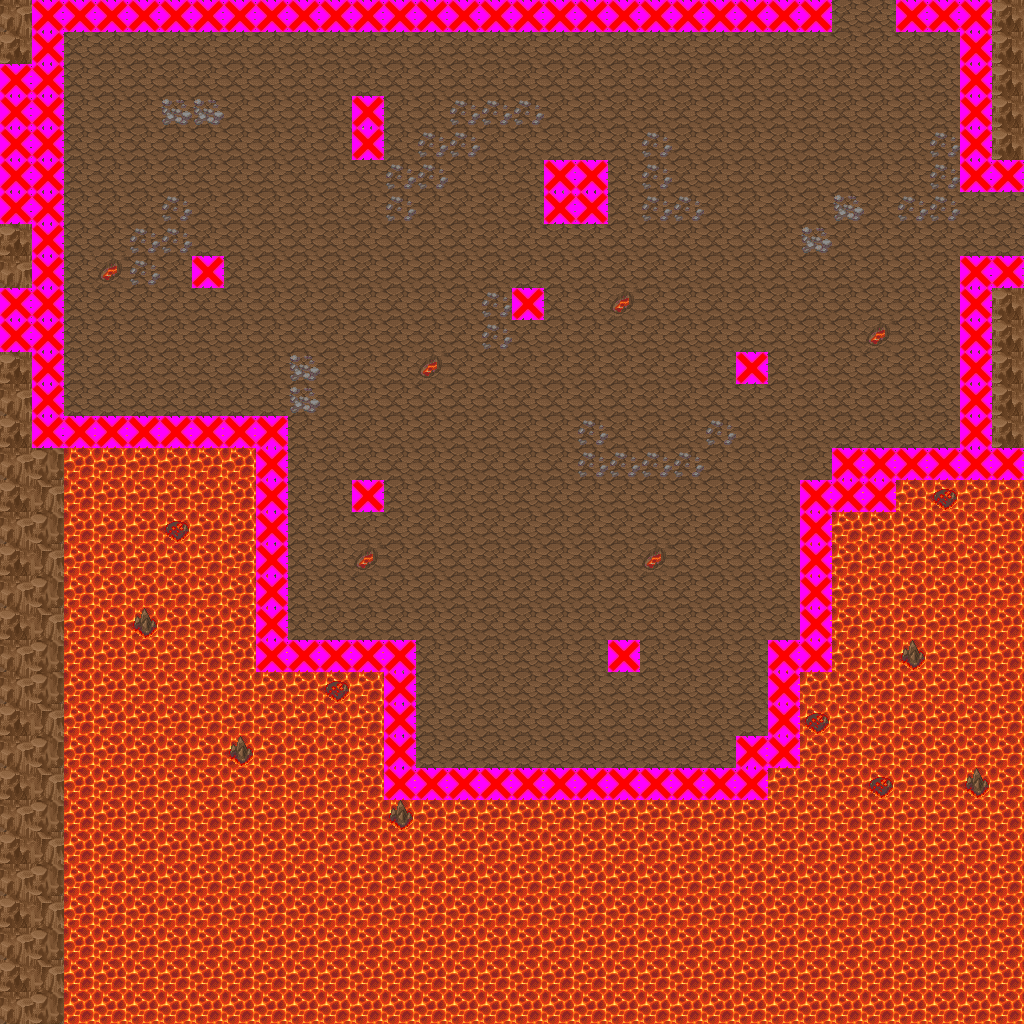

Below is a game level as drawn by its tile map, then a one-line description and the .tmx that defines it (tile-layer data replaced by summaries):
An orthogonal 32x32 tile map with 32x32 px tiles, 6 tile layers (Layer 1, Layer 2, Layer 3, Clip, ...), 8 tilesets and 2 objects (2x Portal).

<map version="1.0" orientation="orthogonal" width="32" height="32" tilewidth="32" tileheight="32">
 <tileset firstgid="1" name="Rock" tilewidth="32" tileheight="32">
  <image source="rock.png" />
  <tile id="0">
   <properties>
    <property name="TileType" value="0" />
    <property name="TileType" value="0" />
    <property name="TileType" value="0" />
    <property name="TileType" value="0" />
    <property name="TileType" value="0" />
    <property name="TileType" value="0" />
    <property name="TileType" value="0" />
    <property name="TileType" value="0" />
    <property name="TileType" value="0" />
    <property name="TileType" value="0" />
    <property name="TileType" value="0" />
   </properties>
  </tile>
 </tileset>
 <tileset firstgid="2" name="Lava" tilewidth="32" tileheight="32">
  <image source="lava.png" />
  <tile id="0">
   <properties>
    <property name="TileType" value="1" />
    <property name="TileType" value="1" />
    <property name="TileType" value="1" />
    <property name="TileType" value="1" />
    <property name="TileType" value="1" />
    <property name="TileType" value="1" />
    <property name="TileType" value="1" />
    <property name="TileType" value="1" />
    <property name="TileType" value="1" />
    <property name="TileType" value="1" />
    <property name="TileType" value="1" />
   </properties>
  </tile>
 </tileset>
 <tileset firstgid="3" name="FireEnemy" tilewidth="32" tileheight="32">
  <image source="FireEnemyIcon.png" trans="ff00ff" />
  <tile id="0">
   <properties>
    <property name="Type" value="Fire" />
    <property name="Type" value="Fire" />
    <property name="Type" value="Fire" />
    <property name="Type" value="Fire" />
    <property name="Type" value="Fire" />
    <property name="Type" value="Fire" />
    <property name="Type" value="Fire" />
    <property name="Type" value="Fire" />
    <property name="Type" value="Fire" />
    <property name="Type" value="Fire" />
    <property name="Type" value="Fire" />
   </properties>
  </tile>
  <tile id="1">
   <properties>
    <property name="Type" value="Wind" />
    <property name="Type" value="Wind" />
    <property name="Type" value="Wind" />
    <property name="Type" value="Wind" />
    <property name="Type" value="Wind" />
    <property name="Type" value="Wind" />
    <property name="Type" value="Wind" />
    <property name="Type" value="Wind" />
   </properties>
  </tile>
 </tileset>
 <tileset firstgid="5" name="Clip" tilewidth="32" tileheight="32">
  <image source="solid.jpg" trans="ff00ff" />
 </tileset>
 <tileset firstgid="6" name="MountainPieces" tilewidth="32" tileheight="32">
  <image source="MountainPieces.png" trans="ffffff" />
 </tileset>
 <tileset firstgid="318" name="ConnectionLavat" tilewidth="32" tileheight="32">
  <image source="ConnectionLavat.png" trans="ffffff" />
 </tileset>
 <tileset firstgid="366" name="LavaGround" tilewidth="32" tileheight="32">
  <image source="LavaGround.png" trans="ffffff" />
 </tileset>
 <tileset firstgid="414" name="Overflow" tilewidth="32" tileheight="32">
  <image source="Overflow.png" trans="ffffff" />
 </tileset>
 <layer name="Layer 1" width="32" height="32">
  <data>[1024 cells, 1024 non-empty, 2 distinct tile ids]</data>
 </layer>
 <layer name="Layer 2" width="32" height="32">
  <data>[1024 cells, 521 non-empty, 13 distinct tile ids]</data>
 </layer>
 <layer name="Layer 3" width="32" height="32">
  <data>[1024 cells, 63 non-empty, 13 distinct tile ids]</data>
 </layer>
 <layer name="Clip" width="32" height="32">
  <data>[1024 cells, 124 non-empty, 1 distinct tile ids]</data>
 </layer>
 <layer name="Enemy" width="32" height="32">
  <data>[1024 cells, 0 non-empty, 0 distinct tile ids]</data>
 </layer>
 <objectgroup name="Objects" width="32" height="32">
  <object name="Portal" type="Portal" x="989" y="208" width="27" height="39">
   <properties>
    <property name="DestinationMap" value="Levels\TestFireMap\Mountain1" />
    <property name="DestinationX" value="2" />
    <property name="DestinationY" value="7" />
   </properties>
  </object>
  <object name="Portal" type="Portal" x="837" y="10" width="49" height="11">
   <properties>
    <property name="DestinationMap" value="Levels\TestFireMap\Mountain7" />
    <property name="DestinationX" value="26" />
    <property name="DestinationY" value="29" />
   </properties>
  </object>
 </objectgroup>
 <layer name="Collectable" width="32" height="32">
  <data>[1024 cells, 0 non-empty, 0 distinct tile ids]</data>
 </layer>
</map>
